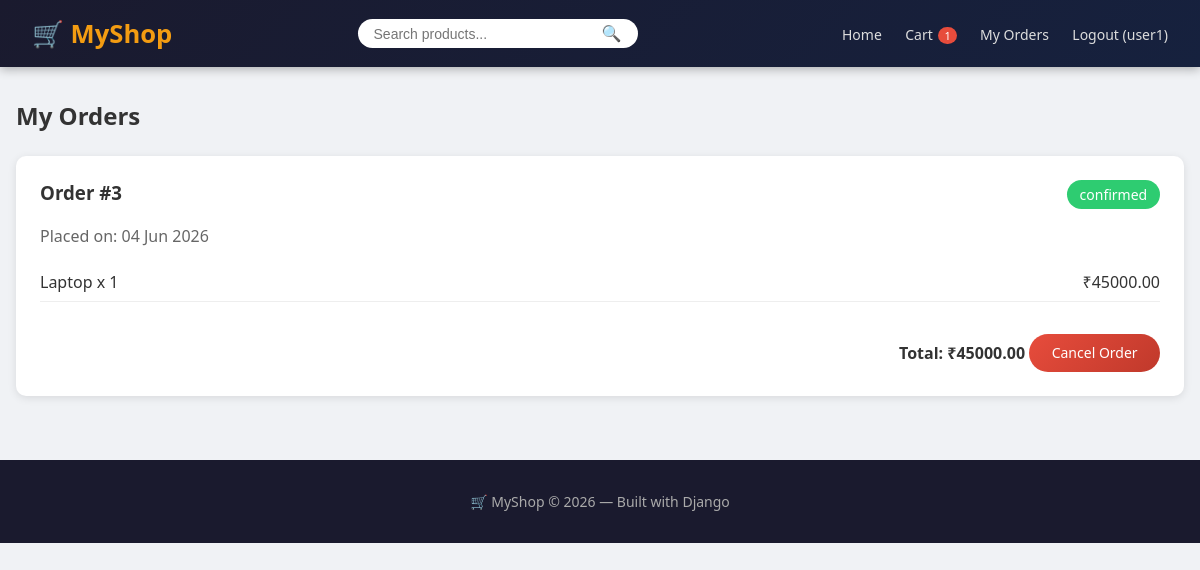
Before: /orders/ (signed in) with the older database file.
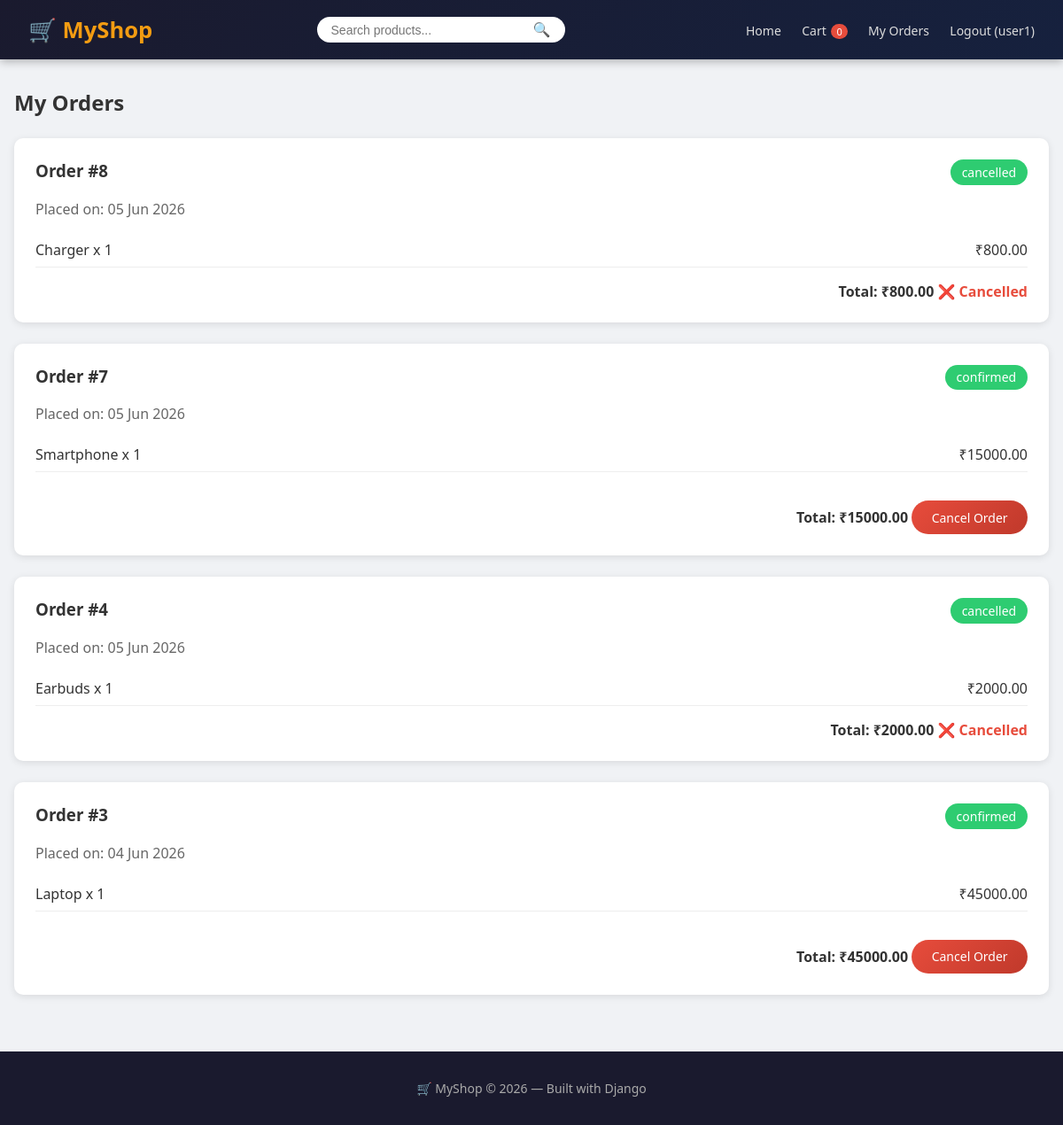
After: the same page with the newer database file.
### store/models.py (models this page shows, shortened)
class Order(models.Model):
    STATUS_CHOICES = [
        ('pending',   'Pending'),
        ('confirmed', 'Confirmed'),
        ('delivered', 'Delivered'),
    ]
    user       = models.ForeignKey(User, on_delete=models.CASCADE)
    created_at = models.DateTimeField(auto_now_add=True)
    status     = models.CharField(max_length=20, choices=STATUS_CHOICES, default='pending')
    total      = models.DecimalField(max_digits=10, decimal_places=2, default=0)

class OrderItem(models.Model):
    order    = models.ForeignKey(Order, on_delete=models.CASCADE, related_name='items')
    product  = models.ForeignKey(Product, on_delete=models.CASCADE)
    quantity = models.IntegerField(default=1)
    price    = models.DecimalField(max_digits=10, decimal_places=2)

class Product(models.Model):
    name        = models.CharField(max_length=200)
    description = models.TextField()
    price       = models.DecimalField(max_digits=10, decimal_places=2)
    image       = models.ImageField(upload_to='products/', blank=True, null=True)
    stock       = models.IntegerField(default=0)
    created_at  = models.DateTimeField(auto_now_add=True)

### store/views.py (the view)
# urls.py: path('orders/', views.order_history, name='order_history'),
@login_required
def order_history(request):
    orders = Order.objects.filter(user=request.user).exclude(status='pending').order_by('-created_at')
    return render(request, 'store/order_history.html', {
        'orders': orders,
        'cart_count': get_cart_count(request)
    })

### store/views.py (called while the page is built)
def get_cart_count(request):
    if request.user.is_authenticated:
        order = Order.objects.filter(user=request.user, status='pending').first()
        if order:
            return order.items.count()
    return 0

### templates/store/order_history.html
{% extends 'store/base.html' %}
{% block content %}
<h2 style="margin-bottom:1.5rem">My Orders</h2>
{% if orders %}
    {% for order in orders %}
    <div style="background:white; border-radius:10px; padding:1.5rem; box-shadow:0 2px 8px rgba(0,0,0,0.1); margin-bottom:1.5rem">
        <div style="display:flex; justify-content:space-between; margin-bottom:1rem">
            <h3>Order #{{ order.id }}</h3>
            <span style="background:#2ecc71; color:white; padding:0.3rem 0.8rem; border-radius:20px; font-size:14px">{{ order.status }}</span>
        </div>
        <p style="color:#666; margin-bottom:1rem">Placed on: {{ order.created_at|date:"d M Y" }}</p>
        {% for item in order.items.all %}
        <div style="display:flex; justify-content:space-between; padding:0.5rem 0; border-bottom:1px solid #eee">
            <span>{{ item.product.name }} x {{ item.quantity }}</span>
            <span>₹{{ item.price }}</span>
        </div>
        {% endfor %}
        <div style="text-align:right; margin-top:1rem">
            <strong>Total: ₹{{ order.total }}</strong>
            {% if order.status == 'confirmed' %}
<a href="/orders/cancel/{{ order.id }}/" class="btn btn-danger" style="margin-top:1rem; display:inline-block">Cancel Order</a>
{% elif order.status == 'cancelled' %}
    <span style="color:#e74c3c; font-weight:bold">❌ Cancelled</span>
{% endif %}
        </div>
    </div>
    {% endfor %}
{% else %}
    <p>No orders yet. <a href="/">Start shopping!</a></p>
{% endif %}
{% endblock %}

### templates/store/base.html (shortened to what this page needs)
<!DOCTYPE html>
<html lang="en">
<head>
</head>
<body>
<nav>
    <a href="/" class="logo">🛒 MyShop</a>
    <form method="GET" action="/" class="search-bar">
        <input type="text" name="q" placeholder="Search products..." value="{{ request.GET.q }}">
        <button type="submit">🔍</button>
    </form>
    <div class="nav-links">
        <a href="/">Home</a>
        <a href="/cart/">Cart <span class="cart-badge">{{ cart_count }}</span></a>
        <a href="/orders/">My Orders</a>
        {% if user.is_authenticated %}
            <a href="/logout/">Logout ({{ user.username }})</a>
        {% else %}
            <a href="/login/">Login</a>
            <a href="/register/">Register</a>
        {% endif %}
    </div>
</nav>
<div class="container">
    {% block content %}{% endblock %}
</div>
<footer>
    <p>🛒 MyShop &copy; 2026 — Built with Django</p>
</footer>
</body>
</html>

### templates/store/base.html (style rules this page uses)
* { margin: 0; padding: 0; box-sizing: border-box; }
body { font-family: 'Segoe UI', sans-serif; background: #f0f2f5; color: #333; }
nav { background: linear-gradient(135deg, #1a1a2e, #16213e); padding: 1rem 2rem; display: flex; justify-content: space-between; align-items: center; box-shadow: 0 2px 10px rgba(0,0,0,0.3); position: sticky; top: 0; z-index: 100; }
.logo { color: #f39c12; font-size: 1.6rem; font-weight: bold; text-decoration: none; }
.nav-links a { color: #ddd; text-decoration: none; margin-left: 1.2rem; font-size: 14px; transition: color 0.2s; }
.cart-badge { background: #e74c3c; color: white; border-radius: 50%; padding: 1px 6px; font-size: 11px; margin-left: 2px; }
.search-bar { display: flex; align-items: center; background: white; border-radius: 25px; padding: 0.3rem 1rem; width: 280px; }
.search-bar input { border: none; outline: none; width: 100%; font-size: 14px; }
.search-bar button { background: none; border: none; cursor: pointer; color: #f39c12; font-size: 16px; }
.container { max-width: 1200px; margin: 2rem auto; padding: 0 1rem; }
.btn { display: inline-block; padding: 0.6rem 1.4rem; background: linear-gradient(135deg, #f3a863, #f3a863); color: white; border: none; border-radius: 25px; cursor: pointer; text-decoration: none; font-size: 14px; transition: transform 0.2s, box-shadow 0.2s; }
.btn-danger { background: linear-gradient(135deg, #e74c3c, #c0392b); }
footer { text-align: center; padding: 2rem; background: #1a1a2e; color: #aaa; margin-top: 4rem; font-size: 14px; }

Changed rows visible on the page:
added Order: id "8", status "cancelled", created_at "05 Jun 2026", total "800.00", shows "❌ Cancelled"
added OrderItem: product.name "Charger", quantity "1", price "800.00", shown under "8"
added Order: id "7", status "confirmed", created_at "05 Jun 2026", total "15000.00"
added OrderItem: product.name "Smartphone", quantity "1", price "15000.00", shown under "7"
now on this page (row edited): Order: id "4", status "cancelled", created_at "05 Jun 2026", total "2000.00", shows "❌ Cancelled"
added OrderItem: product.name "Earbuds", quantity "1", price "2000.00", shown under "4"
Other visible differences:
{{ cart_count }}: "1" → "0"
